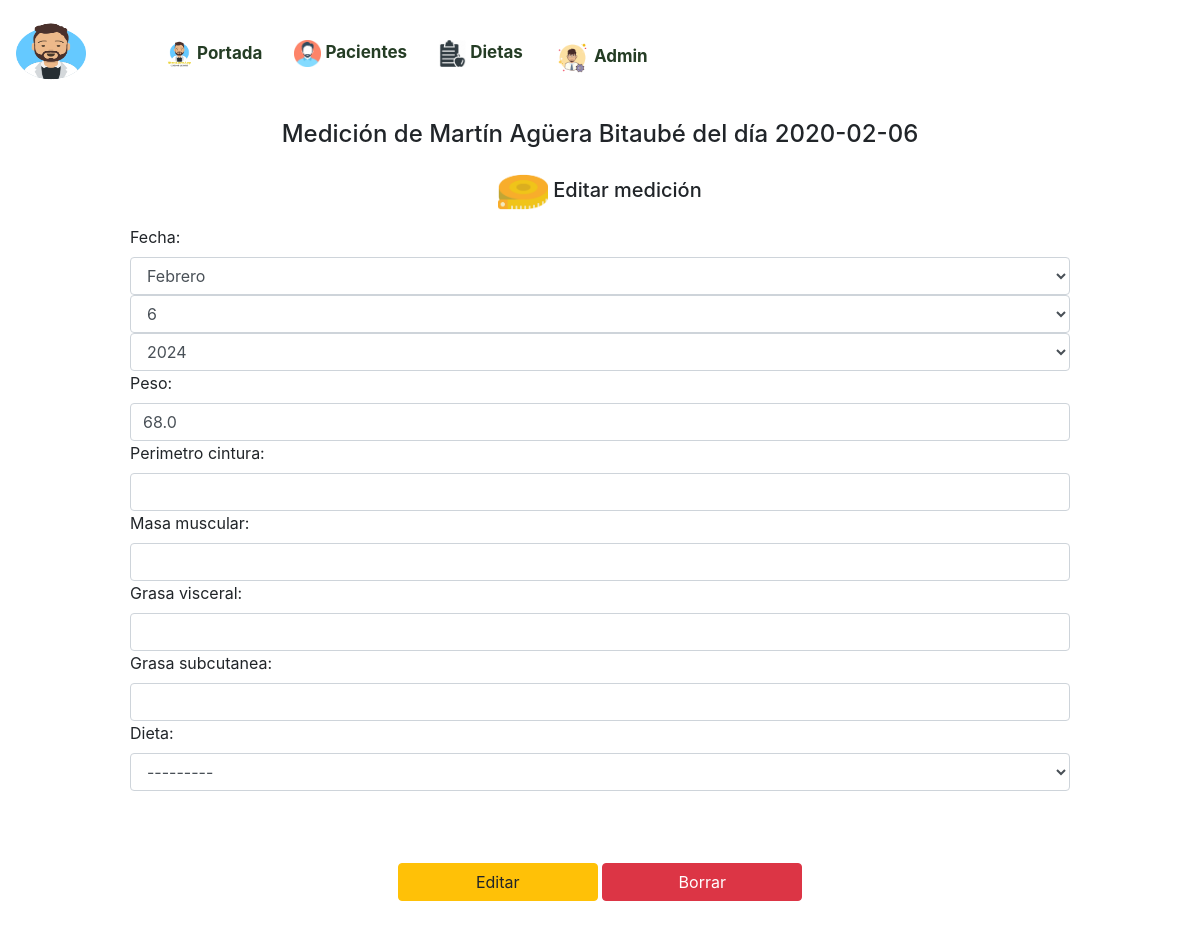
The app's page /mediciones/editar/12 with its own data.
### mediciones/models.py (models this page shows, shortened)
class Medicion(models.Model):
    paciente= models.ForeignKey('pacientes.Paciente',on_delete=models.CASCADE, related_name='paciente_mediciones')
    fecha = models.DateField()
    peso = models.DecimalField(blank=True, null=True,max_digits=4, decimal_places=1)
    imc = models.DecimalField(blank=True, null=True,max_digits=4, decimal_places=2)
    perimetro_cintura = models.DecimalField(blank=True, null=True,max_digits=5, decimal_places=2)
    masa_muscular = models.DecimalField(blank=True, null=True,max_digits=4, decimal_places=2)
    grasa_visceral = models.DecimalField(blank=True, null=True,max_digits=4, decimal_places=2)
    grasa_subcutanea = models.DecimalField(blank=True, null=True,max_digits=4, decimal_places=2)
    grasa_kg=models.DecimalField(blank=True, null=True,max_digits=3, decimal_places=1)
    dieta=models.ForeignKey('dietas.Dieta',blank=True, null=True, on_delete=models.SET_NULL, related_name='medicion_dieta')
    class Meta():
        ordering = ['-fecha']
    def __str__(self):
        return ('Medición de {} {} del día {}').format(self.paciente.nombre,self.paciente.apellidos,self.fecha)

### pacientes/models.py (models this page shows, shortened)
class Paciente (models.Model):
    nombre = models.CharField(max_length=100)
    apellidos = models.CharField(max_length=100)
    fecha_nacimiento = models.DateField()
    email = models.EmailField(max_length=75, blank=True, null=True)
    observaciones = models.TextField(blank=True,null=True)
    enfermedades = models.TextField(blank=True,null=True)
    medicamentos = models.TextField(blank=True,null=True)
    actividad_fisica=models.TextField(blank=True,null=True)
    telefono= models.CharField(max_length=100, blank=True, null=True)
    altura = models.DecimalField(blank=True, null=True,max_digits=3, decimal_places=2)
    peso_inicial=models.DecimalField(blank=True, null=True,max_digits=4, decimal_places=1)
    peso_objetivo=models.DecimalField(blank=True, null=True,max_digits=4, decimal_places=1)
    foto_inicial=models.ImageField(upload_to='fotos_pacientes/',blank=True,null=True)

### mediciones/views.py (the view, shortened to what this page needs)
# urls.py: path('editar/<int:pk>',MedicionUpdate.as_view(), name='editarmedicion'),
class MedicionUpdate(UpdateView):
    model = Medicion
    template_name = "mediciones/editarmedicion.html"
    form_class= MedicionForm

### pacientes/forms.py
class MedicionForm(forms.ModelForm):
    fecha=forms.DateField(widget=SelectDateWidget(
                                                  empty_label=("Choose Year", "Choose Month", "Choose Day"),
                                                  ),initial=datetime.date.today())
    class Meta:
        model = Medicion
        fields = ('fecha','peso','perimetro_cintura','masa_muscular','grasa_visceral','grasa_subcutanea','dieta',)
    def __init__(self, *args, **kwargs):
        super(MedicionForm, self).__init__(*args, **kwargs)
        for field_name, field in self.fields.items():
            if field.widget.attrs.get('class'):
                field.widget.attrs['class'] += ' form-control'
            else:
                field.widget.attrs['class']='form-control'

### dietas/models.py (called while the page is built)
    def __str__(self):
        return self.nombre

### mediciones/templates/mediciones/editarmedicion.html (shortened to what this page needs)
{%extends 'core/base.html'%}
{%load static%}
{%block content%}
<h4>{{object}}</h4>
<div id="recuadro">
    <h5 id="nuevamedicion"><img style="margin-right:5px;" src="{% static 'images/cinta.png'%}" width="50px">Editar medición</h5>
    <form  method="POST" action="">{% csrf_token %}
        {{form}}
        <br>
        <br>
        <div style="text-align:center;">
            <br>
            <input style="width:200px;" type="submit" class="btn btn-warning" value="Editar" name="editarmedida">
            <button style="width:200px;" type="button" onclick="borrarmedicion()" class="btn btn-danger">Borrar</button>
        </div>
    </form>
</div>
{%endblock%}

### core/templates/core/base.html (style rules this page uses)
body { margin:0; }

### mediciones/templates/mediciones/editarmedicion.html (style rules this page uses)
h1,h2,h3,h4,h5,h6 { text-align:center; }
#recuadro { margin: auto; width:80%; padding:10px; }

### records on screen
Medicion: paciente+fecha "Medición de Martín Agüera Bitaubé del día 2020-02-06", peso "68.0", dieta "---------"
